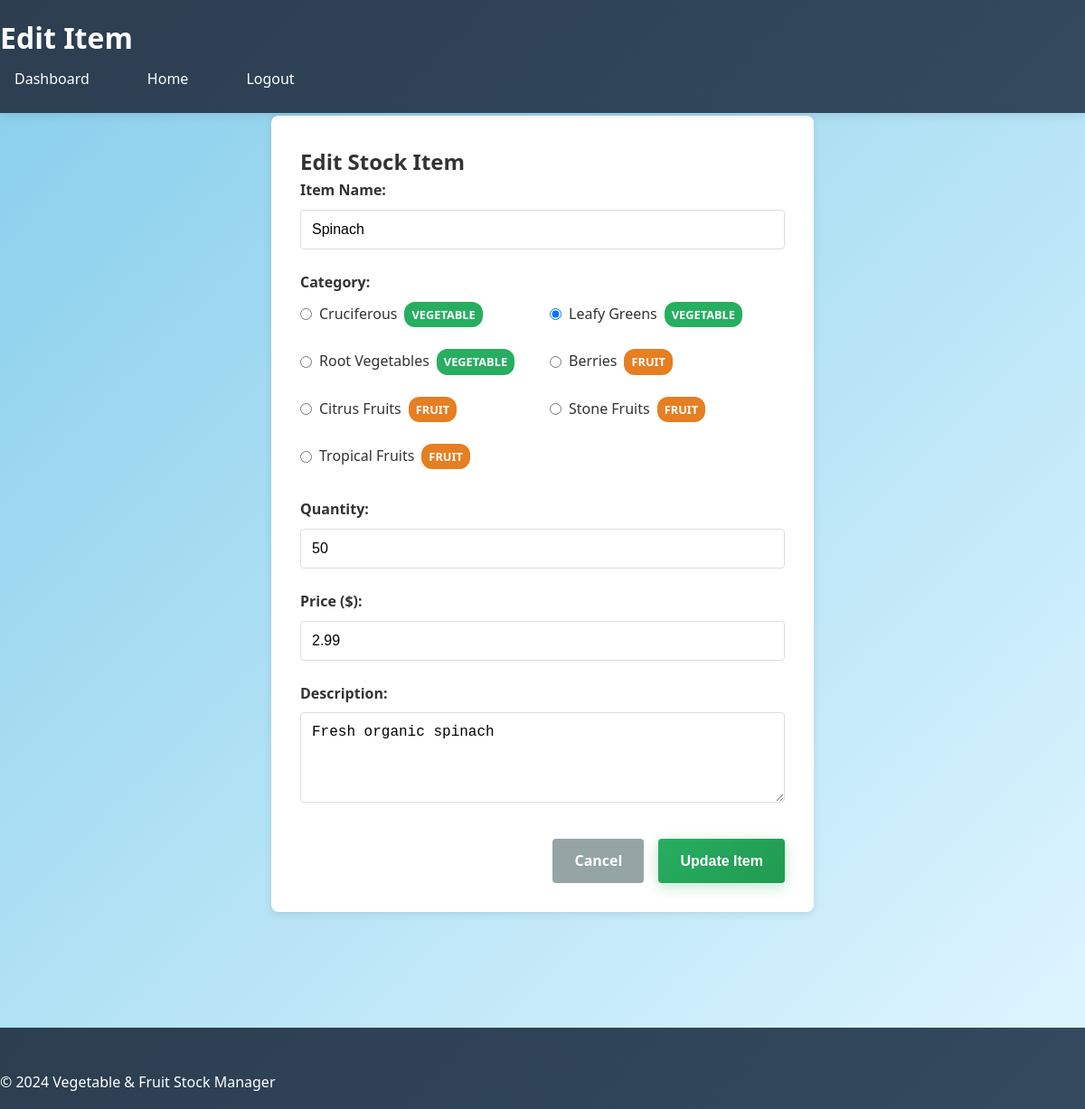
The app's page /admin/edit_item.php?id=1 (signed in) with its own data.
### tables this page shows
CREATE TABLE IF NOT EXISTS items (
    id INT PRIMARY KEY AUTO_INCREMENT,
    name VARCHAR(100) NOT NULL,
    category_id INT NOT NULL,
    quantity INT NOT NULL DEFAULT 0,
    price DECIMAL(10,2) NOT NULL,
    description TEXT,
    created_at TIMESTAMP DEFAULT CURRENT_TIMESTAMP,
    updated_at TIMESTAMP DEFAULT CURRENT_TIMESTAMP ON UPDATE CURRENT_TIMESTAMP,
    FOREIGN KEY (category_id) REFERENCES categories(id) ON DELETE CASCADE
);

CREATE TABLE IF NOT EXISTS categories (
    id INT PRIMARY KEY AUTO_INCREMENT,
    name VARCHAR(100) NOT NULL,
    type ENUM('vegetable', 'fruit') NOT NULL,
    created_at TIMESTAMP DEFAULT CURRENT_TIMESTAMP
);

### admin/edit_item.php (the view, shortened to what this page needs)
<?php
$item_id = isset($_GET['id']) ? (int)$_GET['id'] : 0;
$conn = getDBConnection();
$stmt = $conn->prepare("SELECT * FROM items WHERE id = ?");
$stmt->bind_param("i", $item_id);
$stmt->execute();
$result = $stmt->get_result();
$item = $result->fetch_assoc();
$categories_result = $conn->query("SELECT id, name, type FROM categories ORDER BY type, name");
$categories = $categories_result->fetch_all(MYSQLI_ASSOC);
?>
<!DOCTYPE html>
<html lang="en">
<head>
    <link rel="stylesheet" href="../assets/css/style.css">
</head>
<body>
    <header>
        <h1>Edit Item</h1>
        <nav>
            <a href="dashboard.php">Dashboard</a>
            <a href="../index.php">Home</a>
            <a href="dashboard.php?logout=1">Logout</a>
        </nav>
    </header>
    <main>
        <div class="form-container">
            <h2>Edit Stock Item</h2>
            <form method="POST">
                <div class="form-group">
                    <label for="name">Item Name:</label>
                    <input type="text" id="name" name="name" value="<?php echo htmlspecialchars($item['name']); ?>" required>
                </div>
                <div class="form-group">
                    <label>Category:</label>
                    <div class="category-group">
                        <?php foreach ($categories as $category): ?>
                            <div class="category-option">
                                <label>
                                    <input type="radio" name="category_id" value="<?php echo $category['id']; ?>"
                                           <?php echo ($item['category_id'] == $category['id']) ? 'checked' : ''; ?> required>
                                    <?php echo htmlspecialchars($category['name']); ?>
                                    <span class="category-badge category-<?php echo $category['type']; ?>">
                                        <?php echo ucfirst($category['type']); ?>
                                    </span>
                                </label>
                            </div>
                        <?php endforeach; ?>
                    </div>
                </div>
                <div class="form-group">
                    <label for="quantity">Quantity:</label>
                    <input type="number" id="quantity" name="quantity" min="0" value="<?php echo htmlspecialchars($item['quantity']); ?>" required>
                </div>
                <div class="form-group">
                    <label for="price">Price ($):</label>
                    <input type="number" id="price" name="price" min="0" step="0.01" value="<?php echo htmlspecialchars($item['price']); ?>" required>
                </div>
                <div class="form-group">
                    <label for="description">Description:</label>
                    <textarea id="description" name="description"><?php echo htmlspecialchars($item['description']); ?></textarea>
                </div>
                <div class="form-actions">
                    <a href="dashboard.php" class="btn btn-secondary">Cancel</a>
                    <button type="submit" class="btn btn-primary">Update Item</button>
                </div>
            </form>
        </div>
    </main>
    <footer>
        <p>&copy; 2024 Vegetable & Fruit Stock Manager</p>
    </footer>
</body>
</html>

### assets/css/style.css (style rules this page uses)
* { margin: 0; padding: 0; box-sizing: border-box; }
body { font-family: 'Segoe UI', Tahoma, Geneva, Verdana, sans-serif; line-height: 1.6; color: #333; background: linear-gradient(135deg, #87CEEB 0%, #E0F6FF 100%); min-height: 100vh; }
header { background: linear-gradient(135deg, #2c3e50 0%, #34495e 100%); color: white; padding: 1rem 0; box-shadow: 0 2px 10px rgba(0,0,0,0.1); position: fixed; width: 100%; top: 0; z-index: 1000; }
nav { display: flex; align-items: center; gap: 2rem; }
nav a { color: white; text-decoration: none; padding: 0.5rem 1rem; border-radius: 25px; transition: all 0.3s ease; font-weight: 500; }
main { max-width: 1200px; margin: 0 auto; padding: 6rem 1rem 2rem; }
.btn { display: inline-block; padding: 0.75rem 2rem; border-radius: 25px; text-decoration: none; font-weight: 600; transition: all 0.3s ease; cursor: pointer; border: none; font-size: 1rem; }
.btn-primary { background: linear-gradient(135deg, #27ae60 0%, #219a52 100%); color: white; box-shadow: 0 4px 15px rgba(39, 174, 96, 0.3); }
.btn-secondary { background: transparent; color: #2c3e50; border: 2px solid #2c3e50; }
footer { background: linear-gradient(135deg, #2c3e50 0%, #34495e 100%); color: white; padding: 3rem 0 1rem; margin-top: 4rem; }

### admin/edit_item.php (style rules this page uses)
.form-container { max-width: 600px; margin: 2rem auto; padding: 2rem; background-color: white; border-radius: 8px; box-shadow: 0 2px 10px rgba(0,0,0,0.1); }
.form-group { margin-bottom: 1.5rem; }
label { display: block; margin-bottom: 0.5rem; font-weight: bold; }
input[type="text"], input[type="number"], select, textarea { width: 100%; padding: 0.75rem; border: 1px solid #ddd; border-radius: 4px; font-size: 1rem; box-sizing: border-box; }
textarea { resize: vertical; min-height: 100px; }
.btn { padding: 0.75rem 1.5rem; border: none; border-radius: 4px; cursor: pointer; text-decoration: none; display: inline-block; transition: background-color 0.3s; font-size: 1rem; }
.btn-primary { background-color: #27ae60; color: white; }
.btn-secondary { background-color: #95a5a6; color: white; }
.form-actions { display: flex; gap: 1rem; justify-content: flex-end; margin-top: 2rem; }
.category-group { display: flex; flex-wrap: wrap; gap: 1rem; }
.category-option { flex: 1; min-width: 200px; }
.category-option label { font-weight: normal; display: flex; align-items: center; gap: 0.5rem; }
.category-badge { display: inline-block; padding: 0.25rem 0.5rem; border-radius: 12px; font-size: 0.8rem; font-weight: bold; text-transform: uppercase; }
.category-vegetable { background-color: #27ae60; color: white; }
.category-fruit { background-color: #e67e22; color: white; }

### records on screen
items: name "Spinach", category_id "☐ Cruciferous VEGETABLE", category_id "☑ Leafy Greens VEGETABLE", category_id "☐ Root Vegetables VEGETABLE", category_id "☐ Berries FRUIT", category_id "☐ Citrus Fruits FRUIT", category_id "☐ Stone Fruits FRUIT", category_id "☐ Tropical Fruits FRUIT", quantity "50", price "2.99", description "Fresh organic spinach"
categories: name "Cruciferous", type "VEGETABLE"
categories: name "Leafy Greens", type "VEGETABLE"
categories: name "Root Vegetables", type "VEGETABLE"
categories: name "Berries", type "FRUIT"
categories: name "Citrus Fruits", type "FRUIT"
categories: name "Stone Fruits", type "FRUIT"
categories: name "Tropical Fruits", type "FRUIT"
